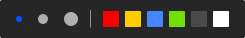
<?xml version="1.0" encoding="UTF-8"?>
<ui version="4.0">
 <class>SelectWidget</class>
 <widget class="QWidget" name="SelectWidget">
  <property name="geometry">
   <rect>
    <x>0</x>
    <y>0</y>
    <width>245</width>
    <height>38</height>
   </rect>
  </property>
  <property name="maximumSize">
   <size>
    <width>514</width>
    <height>16777215</height>
   </size>
  </property>
  <property name="windowTitle">
   <string>Form</string>
  </property>
  <property name="styleSheet">
   <string notr="true">QFrame#frame{	
	border-radius: 2px;
	background-color: rgba(0, 0, 0, 214);
}
QPushButton#pushButtonSmall {
    background-color: rgba(176, 176, 176, 1);
    border-radius: 3px;
}
QPushButton#pushButtonSmall:hover {
}
QPushButton#pushButtonSmall:checked {
    background-color:rgba(0, 89, 255, 1);
}

QPushButton#pushButtonMiddle{
    background-color: rgba(176, 176, 176, 1);
    border-radius: 5px;
}
QPushButton#pushButtonMiddle:hover {
}
QPushButton#pushButtonMiddle:checked {
    background-color:rgba(0, 89, 255, 1);
}

QPushButton#pushButtonLarge {
    background-color: rgba(176, 176, 176, 1);
    border-radius: 7px;
}
QPushButton#pushButtonLarge:hover {
}
QPushButton#pushButtonLarge:checked {
    background-color:rgba(0, 89, 255, 1);
}

QPushButton#pushButtonRed {
    background-color: rgba(250, 0, 0, 1);
    border-radius: 1px;
}
QPushButton#pushButtonRed:hover {
    border-image:url(:/image/pc_screenshot_color_hover.png);
}
QPushButton#pushButtonRed:checked {
    border-image:url(:/image/pc_screenshot_color_selected.png);
}

QPushButton#pushButtonYellow {
    background-color: rgba(255, 204, 0, 1);
    border-radius: 1px;
}
QPushButton#pushButtonYellow:hover {
    border-image:url(:/image/pc_screenshot_color_hover.png);
}
QPushButton#pushButtonYellow:checked {
    border-image:url(:/image/pc_screenshot_color_selected.png);
}

QPushButton#pushButtonBlue {
    background-color: rgba(69, 134, 255, 1);
    border-radius: 1px;
}
QPushButton#pushButtonBlue:hover {
    border-image:url(:/image/pc_screenshot_color_hover.png);
}
QPushButton#pushButtonBlue:checked {
    border-image:url(:/image/pc_screenshot_color_selected.png);
}

QPushButton#pushButtonGreen {
    background-color: rgba(116, 224, 0, 1);
    border-radius: 1px;
}
QPushButton#pushButtonGreen:hover {
    border-image:url(:/image/pc_screenshot_color_hover.png);
}
QPushButton#pushButtonGreen:checked {
    border-image:url(:/image/pc_screenshot_color_selected.png);
}

QPushButton#pushButtonGray {
    background-color: rgba(74, 74, 74, 1);
    border-radius: 1px;
}
QPushButton#pushButtonGray:hover {
    border-image:url(:/image/pc_screenshot_color_hover.png);
}
QPushButton#pushButtonGray:checked {
    border-image:url(:/image/pc_screenshot_color_selected.png);
}

QPushButton#pushButtonWhite{
    background-color: rgba(255, 255, 255, 1);
    border-radius: 1px;
}
QPushButton#pushButtonWhite:hover {
    border-image:url(:/image/pc_screenshot_color_hover_white.png);
}
QPushButton#pushButtonWhite:checked {
    border-image:url(:/image/pc_screenshot_color_selected_white.png);
}</string>
  </property>
  <widget class="QFrame" name="frame">
   <property name="geometry">
    <rect>
     <x>0</x>
     <y>0</y>
     <width>245</width>
     <height>38</height>
    </rect>
   </property>
   <property name="frameShape">
    <enum>QFrame::StyledPanel</enum>
   </property>
   <property name="frameShadow">
    <enum>QFrame::Raised</enum>
   </property>
   <widget class="Line" name="line">
    <property name="enabled">
     <bool>false</bool>
    </property>
    <property name="geometry">
     <rect>
      <x>90</x>
      <y>10</y>
      <width>1</width>
      <height>18</height>
     </rect>
    </property>
    <property name="sizePolicy">
     <sizepolicy hsizetype="Fixed" vsizetype="Fixed">
      <horstretch>1</horstretch>
      <verstretch>18</verstretch>
     </sizepolicy>
    </property>
    <property name="maximumSize">
     <size>
      <width>1</width>
      <height>18</height>
     </size>
    </property>
    <property name="styleSheet">
     <string notr="true">background-color: rgba(255, 255, 255, 0.30);</string>
    </property>
    <property name="frameShadow">
     <enum>QFrame::Sunken</enum>
    </property>
    <property name="orientation">
     <enum>Qt::Vertical</enum>
    </property>
   </widget>
   <widget class="QPushButton" name="pushButtonSmall">
    <property name="geometry">
     <rect>
      <x>16</x>
      <y>16</y>
      <width>6</width>
      <height>6</height>
     </rect>
    </property>
    <property name="minimumSize">
     <size>
      <width>6</width>
      <height>6</height>
     </size>
    </property>
    <property name="maximumSize">
     <size>
      <width>6</width>
      <height>6</height>
     </size>
    </property>
    <property name="text">
     <string/>
    </property>
    <property name="checkable">
     <bool>true</bool>
    </property>
    <property name="checked">
     <bool>true</bool>
    </property>
   </widget>
   <widget class="QPushButton" name="pushButtonMiddle">
    <property name="geometry">
     <rect>
      <x>38</x>
      <y>14</y>
      <width>10</width>
      <height>10</height>
     </rect>
    </property>
    <property name="minimumSize">
     <size>
      <width>10</width>
      <height>10</height>
     </size>
    </property>
    <property name="maximumSize">
     <size>
      <width>10</width>
      <height>10</height>
     </size>
    </property>
    <property name="text">
     <string/>
    </property>
    <property name="checkable">
     <bool>true</bool>
    </property>
   </widget>
   <widget class="QPushButton" name="pushButtonLarge">
    <property name="geometry">
     <rect>
      <x>64</x>
      <y>12</y>
      <width>14</width>
      <height>14</height>
     </rect>
    </property>
    <property name="minimumSize">
     <size>
      <width>14</width>
      <height>14</height>
     </size>
    </property>
    <property name="maximumSize">
     <size>
      <width>14</width>
      <height>14</height>
     </size>
    </property>
    <property name="text">
     <string/>
    </property>
    <property name="checkable">
     <bool>true</bool>
    </property>
   </widget>
   <widget class="QPushButton" name="pushButtonBlue">
    <property name="geometry">
     <rect>
      <x>147</x>
      <y>11</y>
      <width>16</width>
      <height>16</height>
     </rect>
    </property>
    <property name="minimumSize">
     <size>
      <width>16</width>
      <height>16</height>
     </size>
    </property>
    <property name="maximumSize">
     <size>
      <width>16</width>
      <height>16</height>
     </size>
    </property>
    <property name="styleSheet">
     <string notr="true"/>
    </property>
    <property name="text">
     <string/>
    </property>
    <property name="iconSize">
     <size>
      <width>16</width>
      <height>16</height>
     </size>
    </property>
    <property name="checkable">
     <bool>true</bool>
    </property>
    <property name="checked">
     <bool>false</bool>
    </property>
   </widget>
   <widget class="QPushButton" name="pushButtonYellow">
    <property name="geometry">
     <rect>
      <x>125</x>
      <y>11</y>
      <width>16</width>
      <height>16</height>
     </rect>
    </property>
    <property name="minimumSize">
     <size>
      <width>16</width>
      <height>16</height>
     </size>
    </property>
    <property name="maximumSize">
     <size>
      <width>16</width>
      <height>16</height>
     </size>
    </property>
    <property name="autoFillBackground">
     <bool>false</bool>
    </property>
    <property name="styleSheet">
     <string notr="true"/>
    </property>
    <property name="text">
     <string/>
    </property>
    <property name="iconSize">
     <size>
      <width>16</width>
      <height>16</height>
     </size>
    </property>
    <property name="checkable">
     <bool>true</bool>
    </property>
   </widget>
   <widget class="QPushButton" name="pushButtonRed">
    <property name="geometry">
     <rect>
      <x>103</x>
      <y>11</y>
      <width>16</width>
      <height>16</height>
     </rect>
    </property>
    <property name="minimumSize">
     <size>
      <width>16</width>
      <height>16</height>
     </size>
    </property>
    <property name="maximumSize">
     <size>
      <width>16</width>
      <height>16</height>
     </size>
    </property>
    <property name="styleSheet">
     <string notr="true"/>
    </property>
    <property name="text">
     <string/>
    </property>
    <property name="iconSize">
     <size>
      <width>16</width>
      <height>16</height>
     </size>
    </property>
    <property name="checkable">
     <bool>true</bool>
    </property>
    <property name="checked">
     <bool>true</bool>
    </property>
   </widget>
   <widget class="QPushButton" name="pushButtonGreen">
    <property name="geometry">
     <rect>
      <x>169</x>
      <y>11</y>
      <width>16</width>
      <height>16</height>
     </rect>
    </property>
    <property name="minimumSize">
     <size>
      <width>16</width>
      <height>16</height>
     </size>
    </property>
    <property name="maximumSize">
     <size>
      <width>16</width>
      <height>16</height>
     </size>
    </property>
    <property name="text">
     <string/>
    </property>
    <property name="iconSize">
     <size>
      <width>16</width>
      <height>16</height>
     </size>
    </property>
    <property name="checkable">
     <bool>true</bool>
    </property>
   </widget>
   <widget class="QPushButton" name="pushButtonGray">
    <property name="geometry">
     <rect>
      <x>191</x>
      <y>11</y>
      <width>16</width>
      <height>16</height>
     </rect>
    </property>
    <property name="minimumSize">
     <size>
      <width>16</width>
      <height>16</height>
     </size>
    </property>
    <property name="maximumSize">
     <size>
      <width>16</width>
      <height>16</height>
     </size>
    </property>
    <property name="text">
     <string/>
    </property>
    <property name="iconSize">
     <size>
      <width>16</width>
      <height>16</height>
     </size>
    </property>
    <property name="checkable">
     <bool>true</bool>
    </property>
   </widget>
   <widget class="QPushButton" name="pushButtonWhite">
    <property name="geometry">
     <rect>
      <x>213</x>
      <y>11</y>
      <width>16</width>
      <height>16</height>
     </rect>
    </property>
    <property name="minimumSize">
     <size>
      <width>16</width>
      <height>16</height>
     </size>
    </property>
    <property name="maximumSize">
     <size>
      <width>16</width>
      <height>16</height>
     </size>
    </property>
    <property name="styleSheet">
     <string notr="true"/>
    </property>
    <property name="text">
     <string/>
    </property>
    <property name="iconSize">
     <size>
      <width>16</width>
      <height>16</height>
     </size>
    </property>
    <property name="checkable">
     <bool>true</bool>
    </property>
   </widget>
  </widget>
 </widget>
 <resources/>
 <connections/>
</ui>
